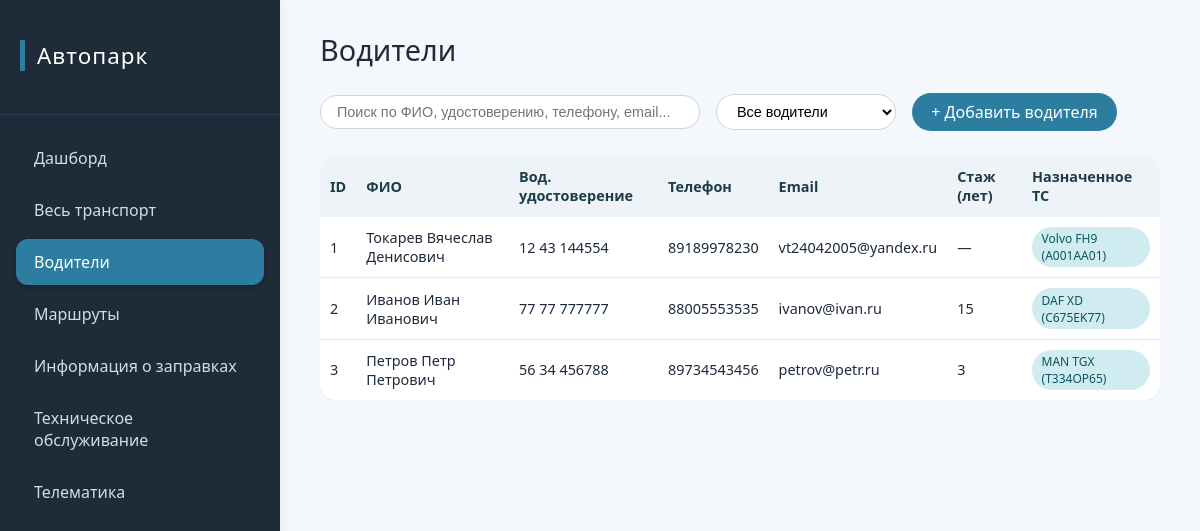
The app's page /drivers/ with its own data.
### autopark_platform/models.py (models this page shows, shortened)
class Driver(models.Model):
    full_name = models.CharField('ФИО', max_length=200)
    license_number = models.CharField('Водительское удостоверение', max_length=50, unique=True)
    phone_number = models.CharField('Номер телефона', max_length=20)
    email = models.EmailField('Электронная почта', unique=True)
    experience_years = models.PositiveSmallIntegerField('Стаж (лет)', blank=True, null=True)
    vehicle = models.OneToOneField(
        Vehicle,
        on_delete=models.SET_NULL,
        null=True,
        blank=True,
        related_name='driver',
        verbose_name='Транспортное средство'
    )
    class Meta:
        verbose_name = 'Водитель'
        verbose_name_plural = 'Водители'
        ordering = ['full_name']

class Vehicle(models.Model):
    class Status(models.TextChoices):
        ON_ROUTE = 'on_route', 'В рейсе'
        ON_MAINTENANCE = 'on_maintenance', 'На ТО'
        FREE = 'free', 'Свободен'
    brand = models.CharField('Марка', max_length=100)
    model = models.CharField('Модель', max_length=100)
    license_plate = models.CharField('Госномер', max_length=20, unique=True)
    status = models.CharField('Статус активности', max_length=20, choices=Status.choices, default=Status.FREE)
    current_mileage = models.FloatField('Текущий пробег', validators=[MinValueValidator(0)])
    year_of_manufacture = models.PositiveSmallIntegerField('Год выпуска')
    vin = models.CharField('VIN-номер', max_length=17, blank=True, null=True, unique=True)
    fuel_level = models.FloatField('Уровень топлива в баке', blank=True, null=True, validators=[MinValueValidator(0)])
    latitude = models.FloatField('Широта', blank=True, null=True)
    longitude = models.FloatField('Долгота', blank=True, null=True)
    class Meta:
        verbose_name = 'Транспортное средство'
        verbose_name_plural = 'Транспортные средства'
        ordering = ['brand', 'model']

### autopark_platform/views.py (the view, shortened to what this page needs)
# urls.py: path('drivers/', views.driver_list, name='driver_list'),
def driver_list(request):
    search_query = request.GET.get('search', '').strip()
    assignment_filter = request.GET.get('assignment', '').strip()
    drivers = Driver.objects.select_related('vehicle').all()
    if assignment_filter == 'assigned':
        drivers = drivers.filter(vehicle__isnull=False)
    elif assignment_filter == 'free':
        drivers = drivers.filter(vehicle__isnull=True)
    drivers = drivers.order_by('id')
    context = {
        'drivers': drivers,
        'search_query': search_query,
        'assignment_filter': assignment_filter,
    }
    return render(request, 'driver_list.html', context)

### autopark_platform/templates/driver_list.html (shortened to what this page needs)
<!DOCTYPE html>
<html lang="ru">
<head>
    {% load static %}
    <link rel="stylesheet" href="{% static 'css/main.css' %}">
</head>
<body>
    <div class="app-container">
        <aside class="sidebar">
            <div class="logo">
                <h2>Автопарк</h2>
            </div>
            <nav class="tabs-nav">
                <a href="{% url 'dashboard' %}" class="tab-btn">Дашборд</a>
                <a href="{% url 'vehicle_list' %}" class="tab-btn">Весь транспорт</a>
                <a href="{% url 'driver_list' %}" class="tab-btn active">Водители</a>
                <a href="{% url 'route_list' %}" class="tab-btn">Маршруты</a>
                <a href="{% url 'refuel_list' %}" class="tab-btn">Информация о заправках</a>
                <a href="{% url 'maintenance_list' %}" class="tab-btn">Техническое обслуживание</a>
                <a href="{% url 'telemetry' %}" class="tab-btn">Телематика</a>
            </nav>
        </aside>
        <main class="content">
            <div class="page-header">
                <h1>Водители</h1>
                <div class="action-bar">
                    <input type="text" id="searchInput" placeholder="Поиск по ФИО, удостоверению, телефону, email..." class="search-input" value="{{ search_query|default:'' }}">
                    <select id="assignmentFilter" class="status-filter">
                        <option value="">Все водители</option>
                    </select>
                    <a href="{% url 'driver_add' %}" class="btn-add">+ Добавить водителя</a>
                </div>
            </div>
            <div class="table-wrapper">
                <table class="data-table">
                    <thead>
                        <tr>
                            <th>ID</th>
                            <th>ФИО</th>
                            <th>Вод. удостоверение</th>
                            <th>Телефон</th>
                            <th>Email</th>
                            <th>Стаж (лет)</th>
                            <th>Назначенное ТС</th>
                        </tr>
                    </thead>
                    <tbody>
                        {% for driver in drivers %}
                        <tr>
                            <td>{{ driver.id }}</td>
                            <td>{{ driver.full_name }}</td>
                            <td>{{ driver.license_number }}</td>
                            <td>{{ driver.phone_number }}</td>
                            <td>{{ driver.email }}</td>
                            <td>{{ driver.experience_years|default:"—" }}</td>
                            <td>
                                {% if driver.vehicle %}
                                    <span class="status-badge status-assigned">{{ driver.vehicle.brand }} {{ driver.vehicle.model }} ({{ driver.vehicle.license_plate }})</span>
                                {% else %}
                                    <span class="status-badge status-free-driver">Свободен</span>
                                {% endif %}
                            </td>
                        </tr>
                        {% empty %}
                        <tr>
                            <td colspan="7" class="empty-row">Нет водителей, соответствующих критериям</td>
                        </tr>
                        {% endfor %}
                    </tbody>
                </table>
            </div>
        </main>
    </div>
</body>
</html>

### autopark_platform/static/css/main.css (style rules this page uses)
* { margin: 0; padding: 0; box-sizing: border-box; }
body { font-family: 'Segoe UI', Roboto, 'Helvetica Neue', sans-serif; background-color: #f4f7fc; color: #1e2a3a; }
.app-container { display: flex; min-height: 100vh; }
.sidebar { width: 280px; background-color: #1f2b38; color: #ecf0f1; display: flex; flex-direction: column; box-shadow: 2px 0 12px rgba(0,0,0,0.05); }
.logo { padding: 24px 20px; border-bottom: 1px solid #2c3e50; margin-bottom: 20px; }
.logo h2 { font-weight: 500; letter-spacing: 1px; color: #fff; }
.tabs-nav { display: flex; flex-direction: column; gap: 6px; padding: 0 16px; }
.tab-btn { background: none; border: none; padding: 12px 18px; text-align: left; font-size: 1rem; font-weight: 500; color: #cfdee9; border-radius: 12px; cursor: pointer; transition: all 0.2s ease; }
.tab-btn.active { background-color: #2c7da0; color: white; box-shadow: 0 2px 6px rgba(0,0,0,0.2); }
a.tab-btn { display: block; text-decoration: none; }
.content { flex: 1; padding: 30px 40px; overflow-y: auto; }
h1, h2, h3 { font-weight: 500; margin-bottom: 0.75rem; color: #1f2b38; }
h1 { font-size: 1.8rem; margin-bottom: 1.5rem; }
h2 { font-size: 1.4rem; border-left: 5px solid #2c7da0; padding-left: 12px; margin: 1rem 0 1.2rem 0; }
.table-wrapper { overflow-x: auto; margin: 1rem 0; }
.data-table { width: 100%; border-collapse: collapse; font-size: 0.9rem; background: white; border-radius: 16px; overflow: hidden; box-shadow: 0 1px 2px rgba(0,0,0,0.05); }
.data-table th { background-color: #eef3f7; padding: 12px 10px; text-align: left; font-weight: 600; color: #1e3b4a; }
.data-table td { padding: 10px 10px; border-bottom: 1px solid #e2edf2; }
.data-table tr:last-child td { border-bottom: none; }
.page-header { display: flex; justify-content: space-between; align-items: center; flex-wrap: wrap; margin-bottom: 1.5rem; }
.action-bar { display: flex; gap: 1rem; align-items: center; flex-wrap: wrap; }
.search-input { padding: 0.5rem 1rem; border: 1px solid #cbd5e1; border-radius: 40px; width: 380px; font-size: 0.9rem; transition: 0.2s; }
.status-filter { padding: 0.5rem 1rem; border-radius: 40px; border: 1px solid #cbd5e1; background-color: white; font-size: 0.9rem; }
.btn-add { background-color: #2c7da0; color: white; padding: 0.5rem 1.2rem; border-radius: 40px; text-decoration: none; font-weight: 500; transition: background 0.2s; }
.status-badge { display: inline-block; padding: 0.2rem 0.6rem; border-radius: 30px; font-size: 0.75rem; font-weight: 500; }
.status-assigned { background-color: #d1ecf1; color: #0c5460; }

### records on screen
Driver: id "1", full_name "Токарев Вячеслав Денисович", license_number "12 43 144554", phone_number "89189978230", email "vt24042005@yandex.ru", experience_years "—", vehicle.brand "Volvo", vehicle.model "FH9", vehicle.license_plate "A001AA01"
Driver: id "2", full_name "Иванов Иван Иванович", license_number "77 77 777777", phone_number "88005553535", email "ivanov@ivan.ru", experience_years "15", vehicle.brand "DAF", vehicle.model "XD", vehicle.license_plate "C675EK77"
Driver: id "3", full_name "Петров Петр Петрович", license_number "56 34 456788", phone_number "89734543456", email "petrov@petr.ru", experience_years "3", vehicle.brand "MAN", vehicle.model "TGX", vehicle.license_plate "T334OP65"
